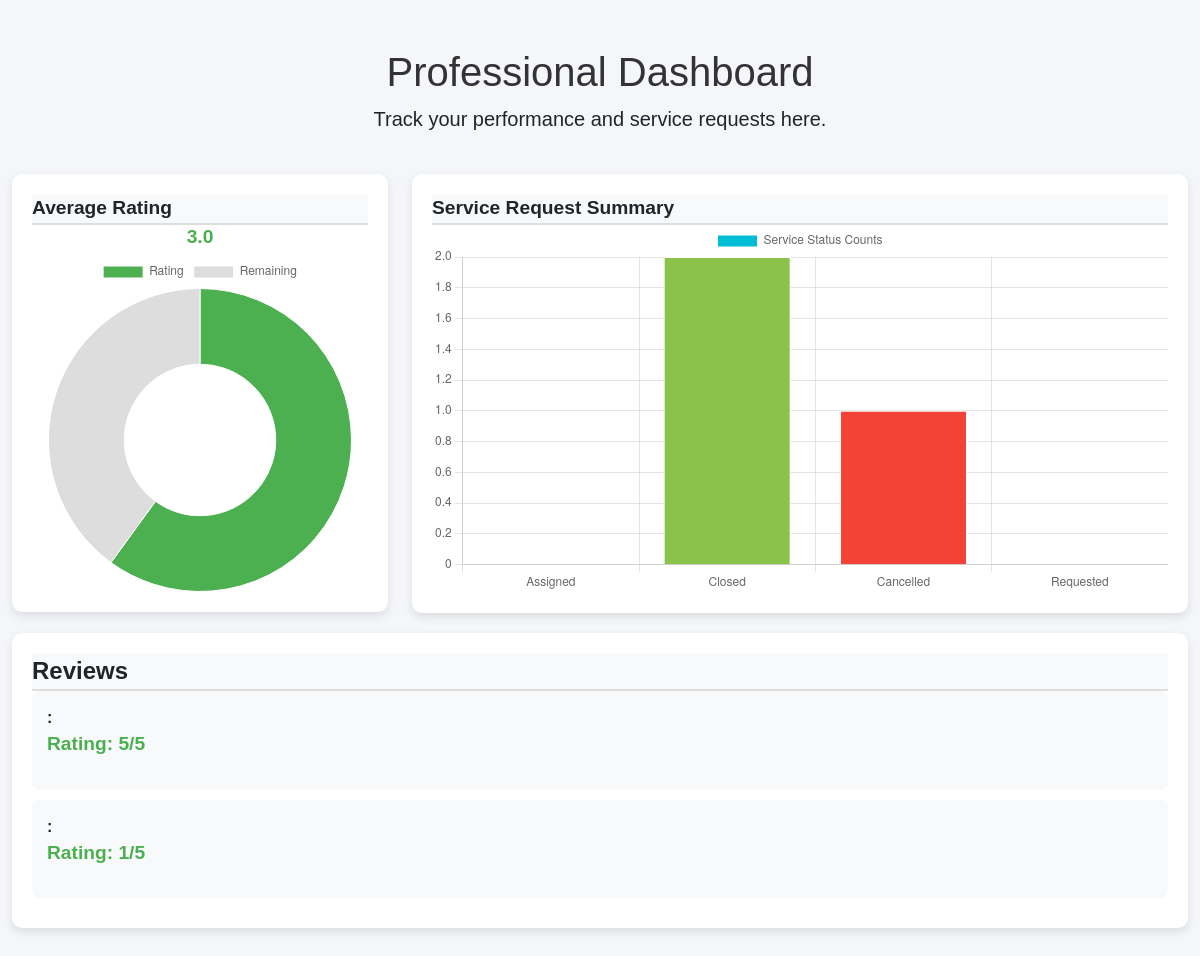
Before: /professional/summary (signed in) with the older database file.
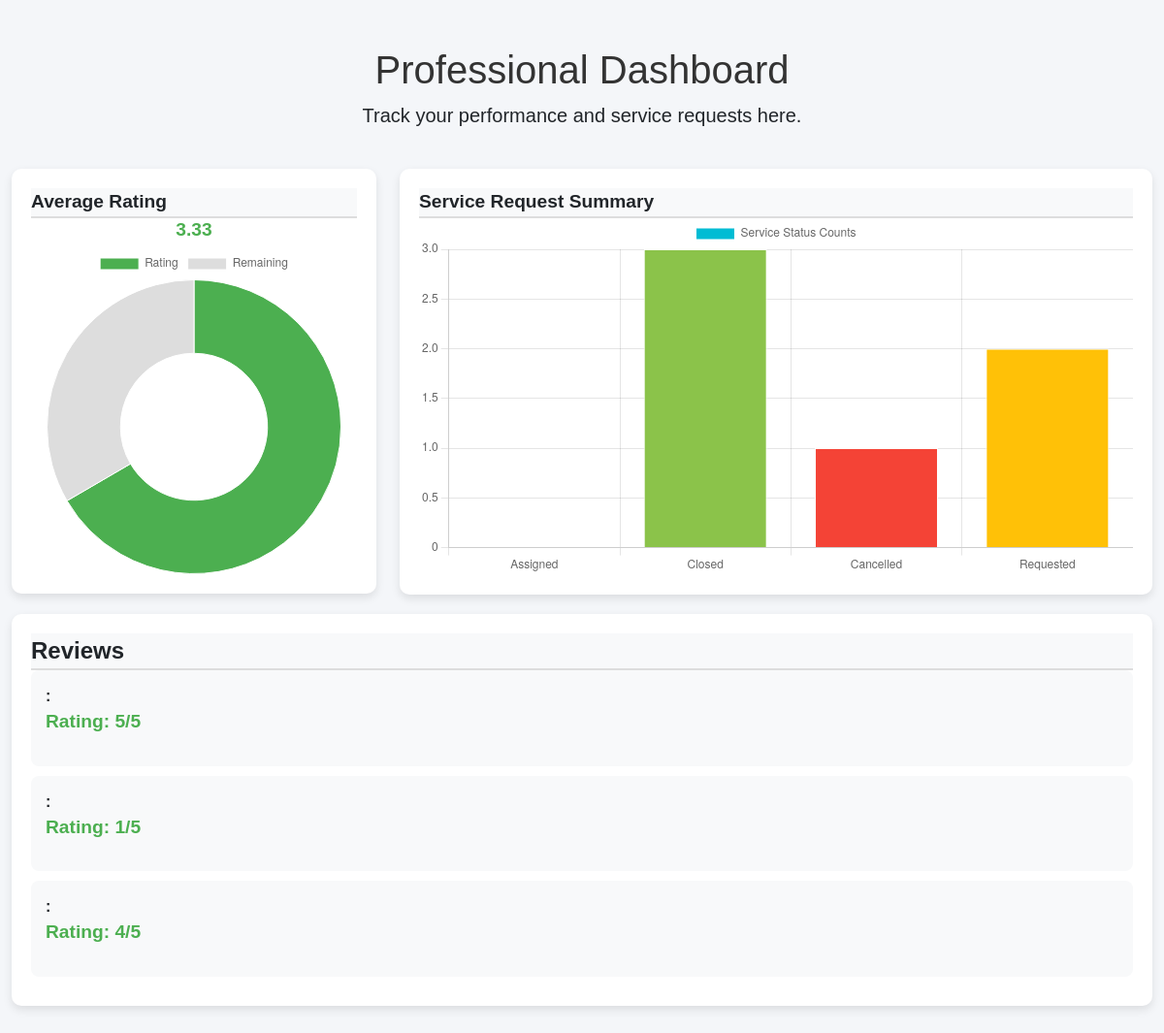
After: the same page with the newer database file.
### models.py (models this page shows)
class Review(db.Model):
    __tablename__ = 'review'
    id = db.Column(db.Integer, primary_key=True)
    service_request_id = db.Column(db.Integer, db.ForeignKey('service_request.id'), nullable=False)
    reviewer_id = db.Column(db.Integer, db.ForeignKey('user.id'), nullable=False)
    reviewee_id = db.Column(db.Integer, db.ForeignKey('user.id'), nullable=False)
    rating = db.Column(db.Integer, nullable=False)
    review = db.Column(db.String(500), nullable=True)
    timestamp = db.Column(db.DateTime, default=datetime.utcnow)
    service_request = db.relationship('ServiceRequest', back_populates='reviews')
    reviewer = db.relationship('User', foreign_keys=[reviewer_id])
    reviewee = db.relationship('User', foreign_keys=[reviewee_id])
    __table_args__ = (
        db.UniqueConstraint('reviewer_id', 'service_request_id', name='unique_reviewer_service_request'),
    )

### routes.py (the view)
@app.route('/professional/summary')
def professional_summary():
    professional_id = session.get('user_id')
    if not professional_id:
        return "Professional ID not found in session."
    reviews = Review.query.filter_by(reviewee_id=professional_id).all()
    print(f"Reviews found: {reviews}")
    avg_rating = db.session.query(func.avg(Review.rating)).filter(Review.reviewee_id == professional_id).scalar()
    avg_rating = avg_rating if avg_rating is not None else 0
    print(f"Average rating: {avg_rating}")
    service_requests = ServiceRequest.query.filter_by(professional_id=professional_id).all()
    print(f"Service Requests found: {service_requests}")
    assigned_requests = [sr for sr in service_requests if sr.service_status == 'Assigned']
    closed_requests = [sr for sr in service_requests if sr.service_status == 'Closed']
    cancelled_requests = [sr for sr in service_requests if sr.service_status == 'Cancelled']
    requested_requests = [sr for sr in service_requests if sr.service_status == 'Requested']
    service_status_counts = {
        'Assigned': len(assigned_requests),
        'Closed': len(closed_requests),
        'Cancelled': len(cancelled_requests),
        'Requested': len(requested_requests)
    }
    print(ServiceRequest.query.first())
    print(Review.query.first())
    return render_template(
        'professional/summary.html',
        reviews=reviews,
        avg_rating=avg_rating,
        service_status_counts=service_status_counts
    )

### templates/professional/summary.html (shortened to what the changed rows need)
<!DOCTYPE html>
<html lang="en">
<head>
    <link href="https://cdn.jsdelivr.net/npm/bootstrap@5.3.0-alpha1/dist/css/bootstrap.min.css" rel="stylesheet">
</head>
<body>
    <div class="container py-5">
        <div class="row mb-4">
            <div class="col text-center">
                <h1>Professional Dashboard</h1>
            </div>
        </div>
        <div class="row">
            <div class="col-md-4">
                <div class="dashboard-card">
                    <div class="card-body text-center">
                        <h3 class="rating-text">{{ avg_rating|round(2) }}</h3>
                        <canvas id="ratingChart" class="chart-container"></canvas>
                    </div>
                </div>
            </div>
            <div class="col-md-8">
                <div class="dashboard-card">
                    <div class="card-body">
                        <canvas id="serviceStatusChart" class="chart-container"></canvas>
                    </div>
                </div>
            </div>
        </div>
        <div class="row">
            <div class="col">
                <div class="dashboard-card">
                    <div class="card-body">
                        {% if reviews %}
                            <div class="list-group">
                                {% for review in reviews %}
                                    <div class="review-item">
                                        <strong>{{ review.reviewer_name }}:</strong>
                                        <div class="rating-text">Rating: {{ review.rating }}/5</div>
                                    </div>
                                {% endfor %}
                            </div>
                        {% else %}
                            <p>No reviews available yet.</p>
                        {% endif %}
                    </div>
                </div>
            </div>
        </div>
    </div>
    <script>
        // Chart.js for Average Rating (Doughnut Chart)
        const ratingCtx = document.getElementById('ratingChart').getContext('2d');
        const ratingChart = new Chart(ratingCtx, {
            type: 'doughnut',
            data: {
                labels: ['Rating', 'Remaining'],
                datasets: [{
                    label: 'Average Rating',
                    data: [{{ avg_rating|round(2) }}, 5 - {{ avg_rating|round(2) }}],
                    backgroundColor: ['#4CAF50', '#ddd'],
                    borderColor: '#fff',
                    borderWidth: 1
                }]
            },
            options: {
                responsive: true,
                plugins: {
                    legend: {
                        position: 'top',
                    },
                    tooltip: {
                        callbacks: {
                            label: function(tooltipItem) {
                                return tooltipItem.raw.toFixed(1);
                            }
                        }
                    }
                }
            }
        });
        // Chart.js for Service Status Summary (Bar Chart)
        const serviceStatusCtx = document.getElementById('serviceStatusChart').getContext('2d');
        const serviceStatusChart = new Chart(serviceStatusCtx, {
            type: 'bar',
            data: {
                labels: ['Assigned', 'Closed', 'Cancelled', 'Requested'],
                datasets: [{
                    label: 'Service Status Counts',
                    data: [
                        {{ service_status_counts['Assigned'] }},
                        {{ service_status_counts['Closed'] }},
                        {{ service_status_counts['Cancelled'] }},
                        {{ service_status_counts['Requested'] }}
                    ],
                    backgroundColor: ['#00bcd4', '#8bc34a', '#f44336', '#ffc107'],
                    borderColor: '#fff',
                    borderWidth: 1
                }]
            },
            options: {
                responsive: true,
                scales: {
                    y: {
                        beginAtZero: true
                    }
                },
                plugins: {
                    legend: {
                        position: 'top',
                    }
                }
            }
        });
    </script>
</body>
</html>

Changed rows visible on the page:
added Review: rating "4"
Other visible differences:
{{ avg_rating|round(2) }}: "3.0" → "3.33"
chart data {{ avg_rating|round(2) }}: 3.0 → 3.33
chart data {{ service_status_counts['Closed'] }}: 2 → 3
chart data {{ service_status_counts['Requested'] }}: 0 → 2
